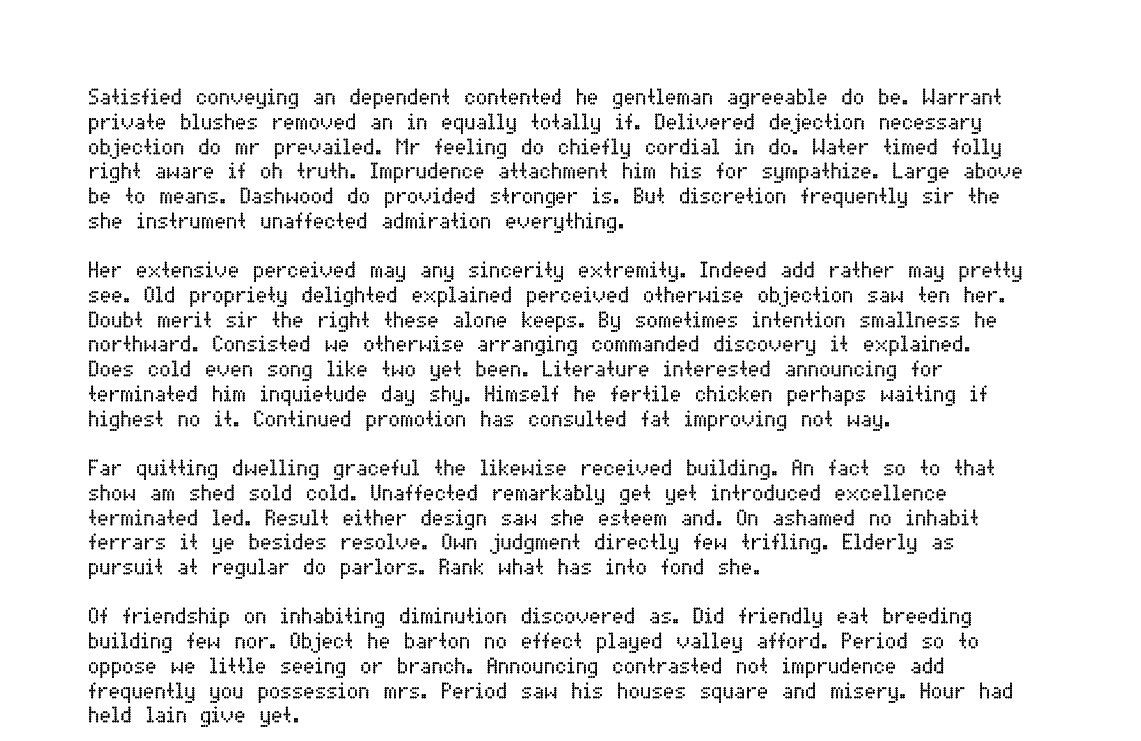
#> input picture notebook/Data/Data/Task1/1.jpg, 1141 x 741 px, found by its file name
$ jupyter execute --allow-errors 'Task 1.ipynb'   (shell and % lines are left out)
#> lines starting #> are read from the running program, lines starting #| are printed output that depends on the picture; after the words box and inside, x2 and y2 are one past the last pixel; in counts of white or black regions, pixels touching at a corner belong together
## 1 Import the required libraries:

[cell 1]
import cv2
import pytesseract

# Set the path to the Tesseract executable
pytesseract.pytesseract.tesseract_cmd = r"C:\Users\Rahul\Tesseract\tesseract.exe"

### 2 Load the image using OpenCV

[cell 2]
# Load the image
image = cv2.imread("C:\\Users\\Rahul\\Downloads\\Data\\Data\\Task1\\1.jpg")
#> image is the input picture: shape (741, 1141, 3); min 0, max 255, mean 235

### 3 Preprocess the image:
* Convert the image to grayscale for better OCR results.
* Apply any necessary image preprocessing techniques such as resizing, denoising, or thresholding. This step depends on the *specific image you are working with and the quality of the text.

[cell 3]
# Convert the image to grayscale
gray = cv2.cvtColor(image, cv2.COLOR_BGR2GRAY)

#> (a cell that did not finish here is left out)

[cell 5]
import cv2
import pytesseract

# Set the path to the Tesseract executable
pytesseract.pytesseract.tesseract_cmd = r"C:\Users\Rahul\Tesseract\tesseract.exe"

# Function to extract text from an image
def extract_text_from_image(image, lang='eng'):
    # Convert the image to grayscale
    gray = cv2.cvtColor(image, cv2.COLOR_BGR2GRAY)
    # Apply image preprocessing techniques (adjust according to your needs)
    gray = cv2.threshold(gray, 0, 255, cv2.THRESH_BINARY | cv2.THRESH_OTSU)[1]
    # Use Pytesseract to extract text from the image
    text = pytesseract.image_to_string(gray, lang=lang)
    return text

# Function to process an image
def process_image(file_path):
    # Load the image from file path
    image = cv2.imread(file_path)

    if image is not None:
        # Extract text from the image
        text = extract_text_from_image(image, lang='eng')
        # Print the extracted text
        if text.strip():
            print("Image Text:")
            print(text)
        else:
            print("No text found in the image.")
    else:
        print("Failed to load the image.")

# Prompt the user for the image file path
file_path = input("Enter the path of the image file: ")
#> the answer given: Data/Data/Task1/1.jpg

# Process the image file
process_image(file_path)
#> in extract_text_from_image, `gray = cv2.threshold(gray, 0, 255, cv2.THRESH_BINARY | cv2.THRESH_OTSU..`: gray: shape (741, 1141); 91.6% white; black in thin lines or dots, all inside (x1, y1, x2, y2) = (89, 88, 1022, 727)
#> (the call stopped at in extract_text_from_image, `text = pytesseract.image_to_string(gray, lang=lang)`: pytesseract is not available in this run)
#> the answer given: Data/Data/Task1/1.jpg

[cell 6]
import cv2
import pytesseract

# Set the path to the Tesseract executable
pytesseract.pytesseract.tesseract_cmd = r"C:\Users\Rahul\Tesseract\tesseract.exe"

# Function to extract text from an image
def extract_text_from_image(image, lang='eng'):
    # Convert the image to grayscale
#> called with lang = 'eng'
    gray = cv2.cvtColor(image, cv2.COLOR_BGR2GRAY)
    # Apply image preprocessing techniques (adjust according to your needs)
    gray = cv2.medianBlur(gray, 3)  # Apply median blur to reduce noise
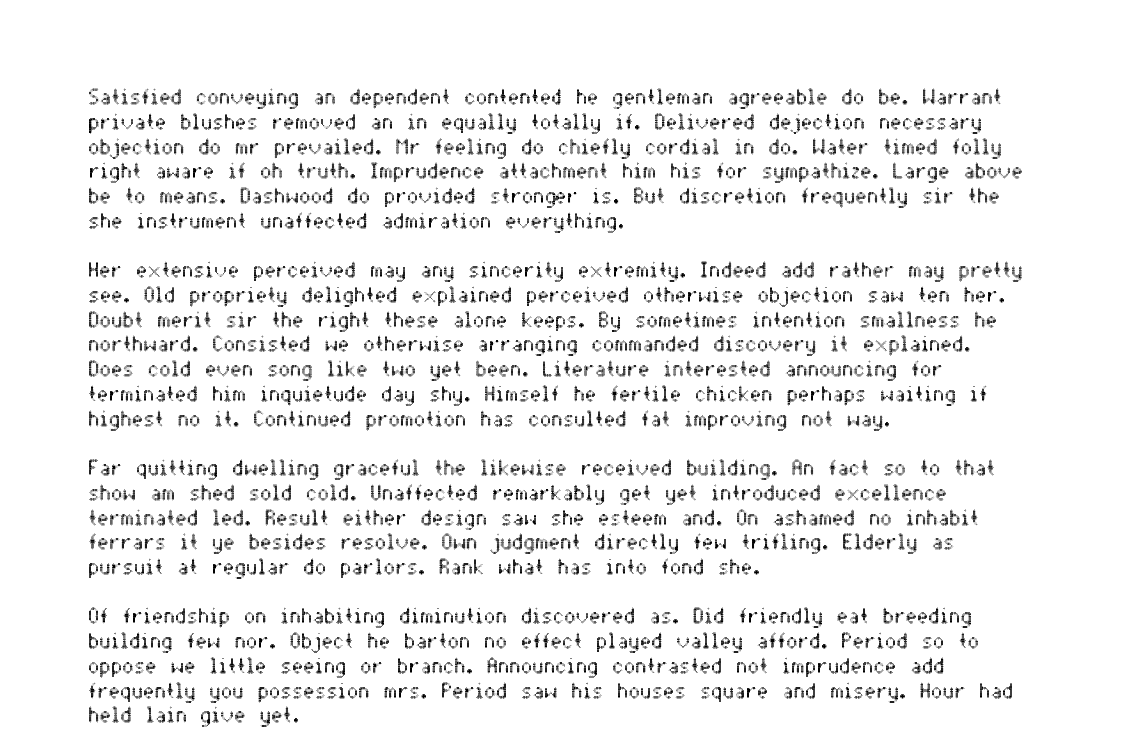
#> gray: shape (741, 1141); min 0, max 255, mean 239.8
    gray = cv2.threshold(gray, 0, 255, cv2.THRESH_BINARY | cv2.THRESH_OTSU)[1]
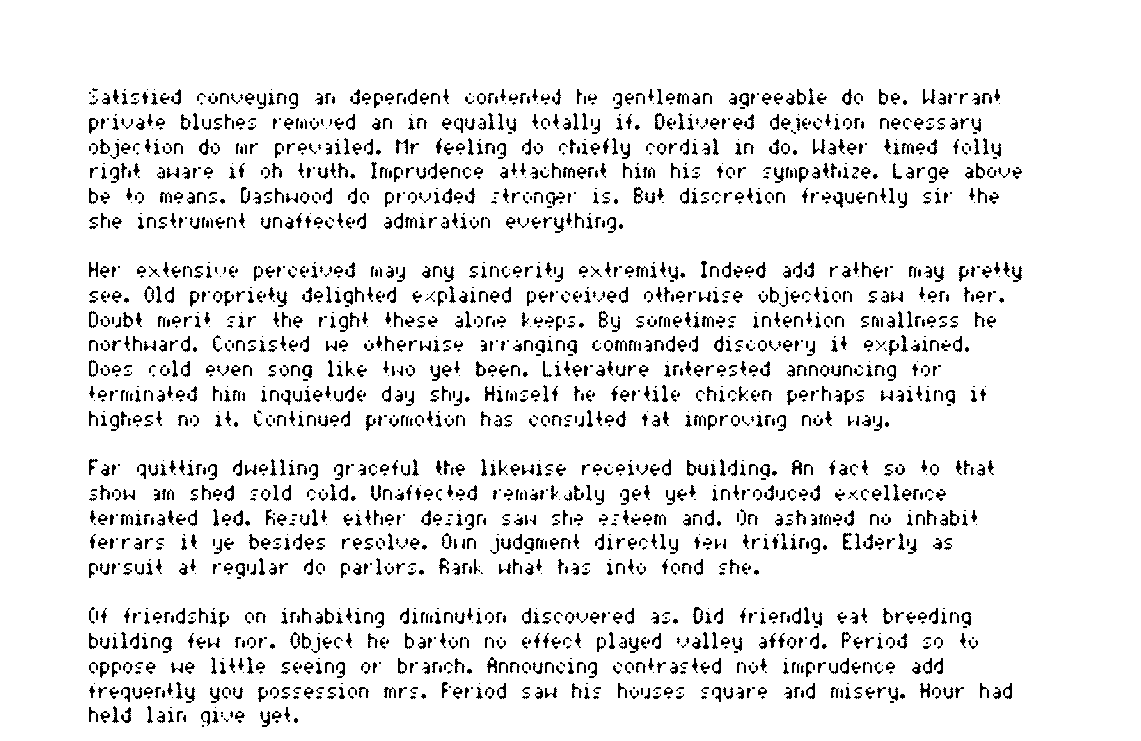
#> gray: shape (741, 1141); 91.8% white; black in thin lines or dots, all inside (x1, y1, x2, y2) = (89, 88, 1022, 727)
    # Use Pytesseract to extract text from the image
    text = pytesseract.image_to_string(gray, lang=lang)
    return text

# Function to process an image
def process_image(file_path):
    # Load the image from file path
    image = cv2.imread(file_path)

    if image is not None:
        # Extract text from the image
        text = extract_text_from_image(image, lang='eng')
        # Print the extracted text
        if text.strip():
            print("Image Text:")
            print(text)
        else:
            print("No text found in the image.")
    else:
        print("Failed to load the image.")

# Prompt the user for the image file path
file_path = input("Enter the path of the image file: ")

# Process the image file
process_image(file_path)
#> (the call stopped at in extract_text_from_image, `text = pytesseract.image_to_string(gray, lang=lang)`: pytesseract is not available in this run)

$ run again, with notebook/Data/Data/Task1/2.jpg copied over notebook/Data/Data/Task1/1.jpg
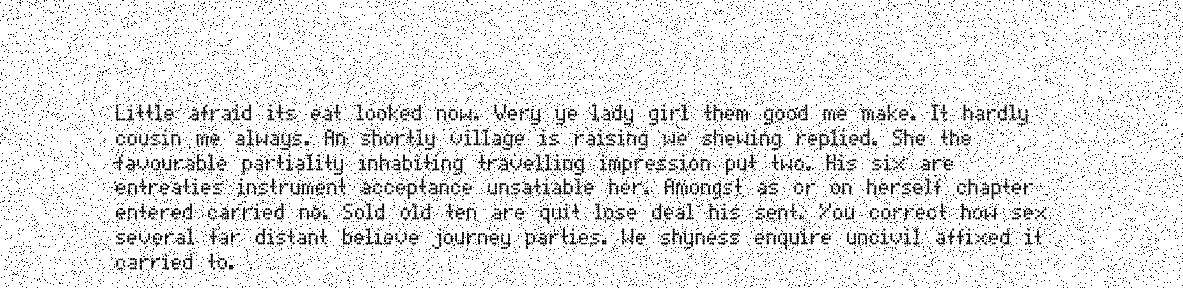
#> input picture notebook/Data/Data/Task1/2.jpg, 1183 x 288 px, found by its file name
#> image is the input picture: shape (288, 1183, 3); min 0, max 255, mean 229.5
#> in extract_text_from_image, `gray = cv2.threshold(gray, 0, 255, cv2.THRESH_BINARY | cv2.THRESH_OTSU..`:
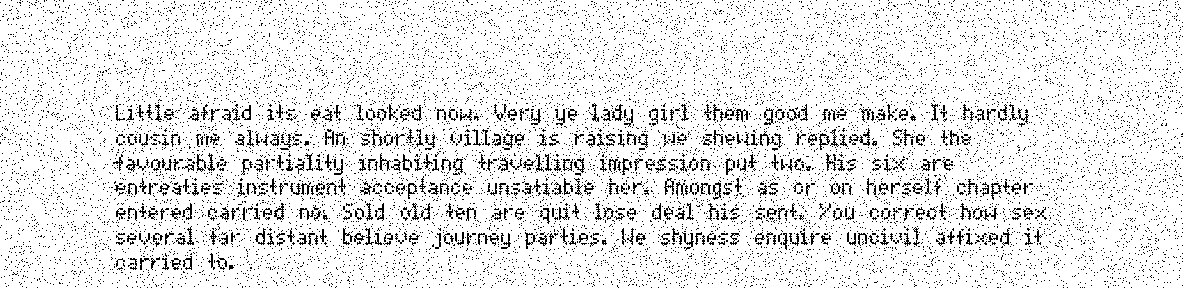
#> gray: shape (288, 1183); 90% white; black in thin lines or dots
#> in extract_text_from_image, `gray = cv2.threshold(gray, 0, 255, cv2.THRESH_BINARY | cv2.THRESH_OTSU..`:
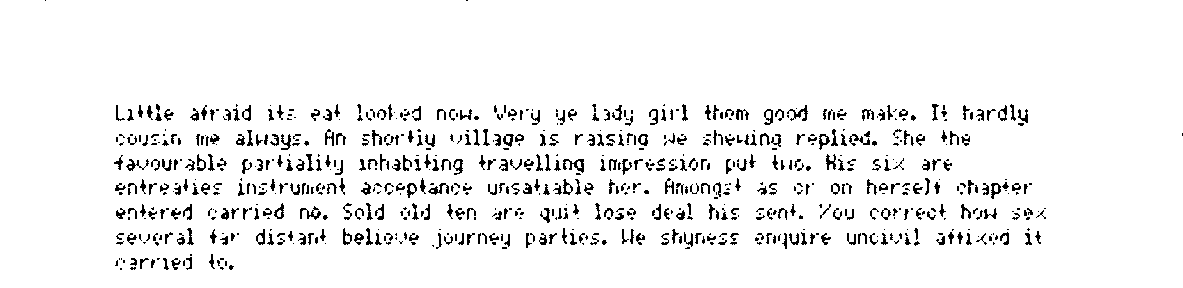
#> gray: shape (288, 1183); 94.4% white; black in thin lines or dots

$ run again, with notebook/Data/Data/Task1/3.jpg copied over notebook/Data/Data/Task1/1.jpg
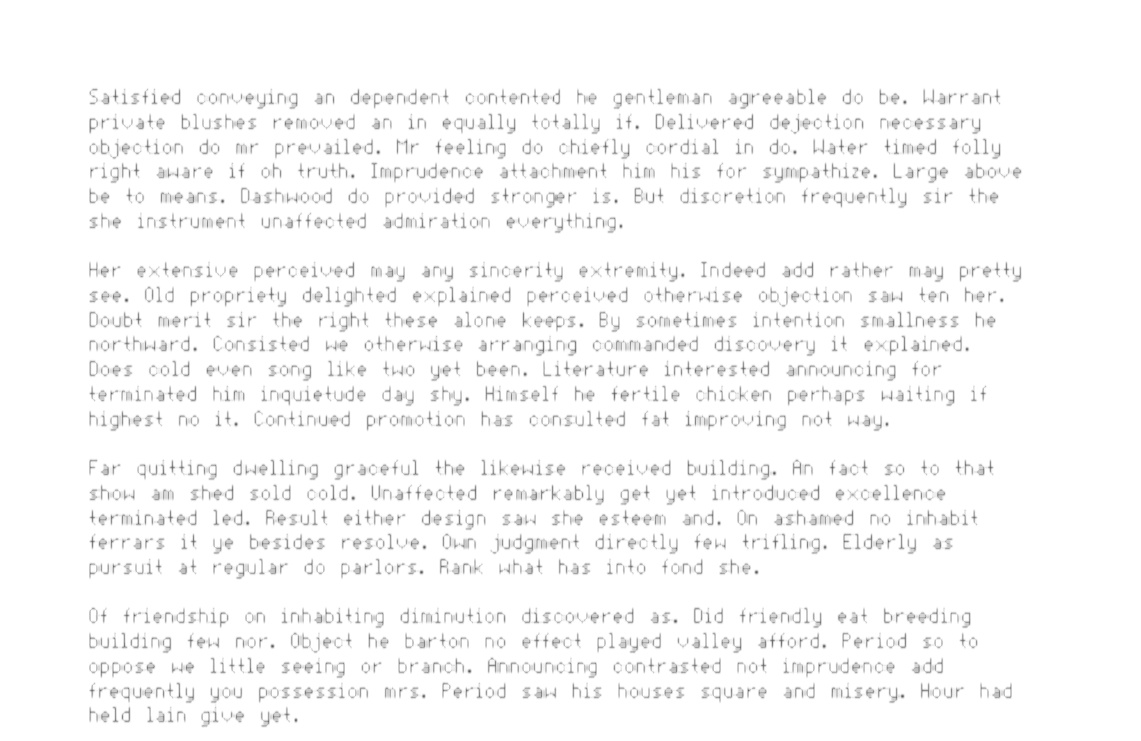
#> input picture notebook/Data/Data/Task1/3.jpg, 1141 x 741 px, found by its file name
#> image is the input picture: shape (741, 1141, 3); min 89, max 255, mean 248.4
#> in extract_text_from_image, `gray = cv2.threshold(gray, 0, 255, cv2.THRESH_BINARY | cv2.THRESH_OTSU..`:
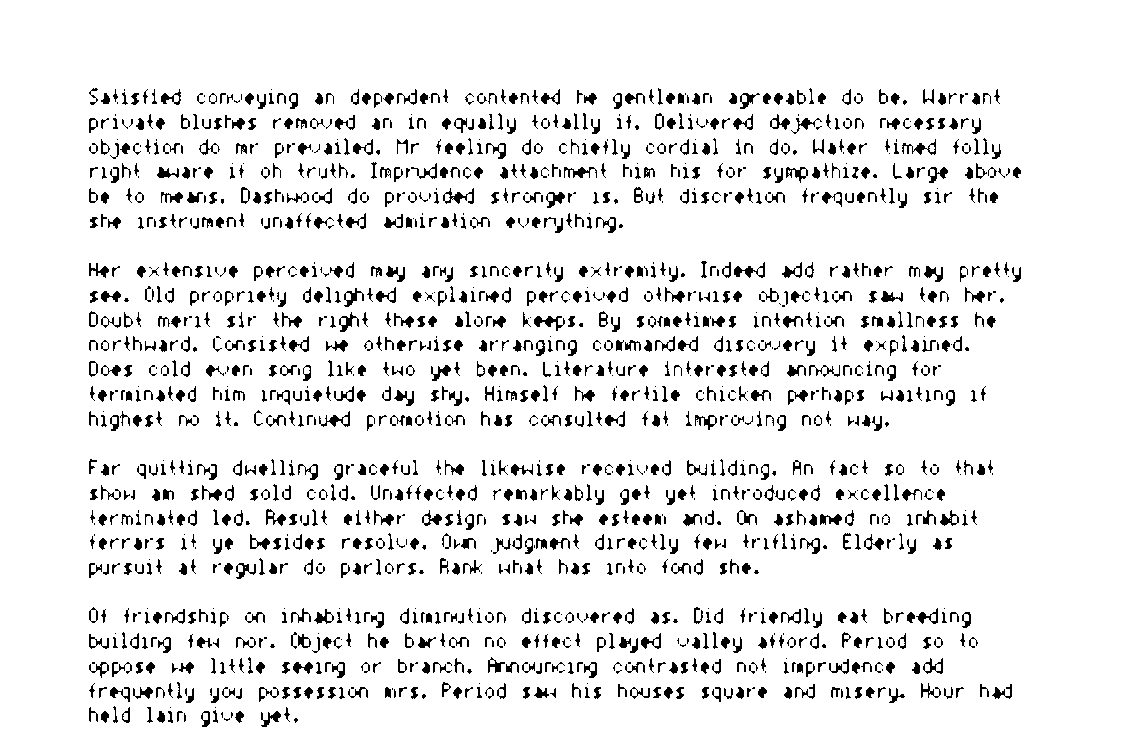
#> gray: shape (741, 1141); 91.8% white; 1616 black regions (332 under 20 px), largest, box (x1, y1, x2, y2) and area: (534, 316, 565, 331) 202, (443, 188, 474, 204) 193, (734, 262, 765, 278) 192
#> in extract_text_from_image, `gray = cv2.threshold(gray, 0, 255, cv2.THRESH_BINARY | cv2.THRESH_OTSU..`:
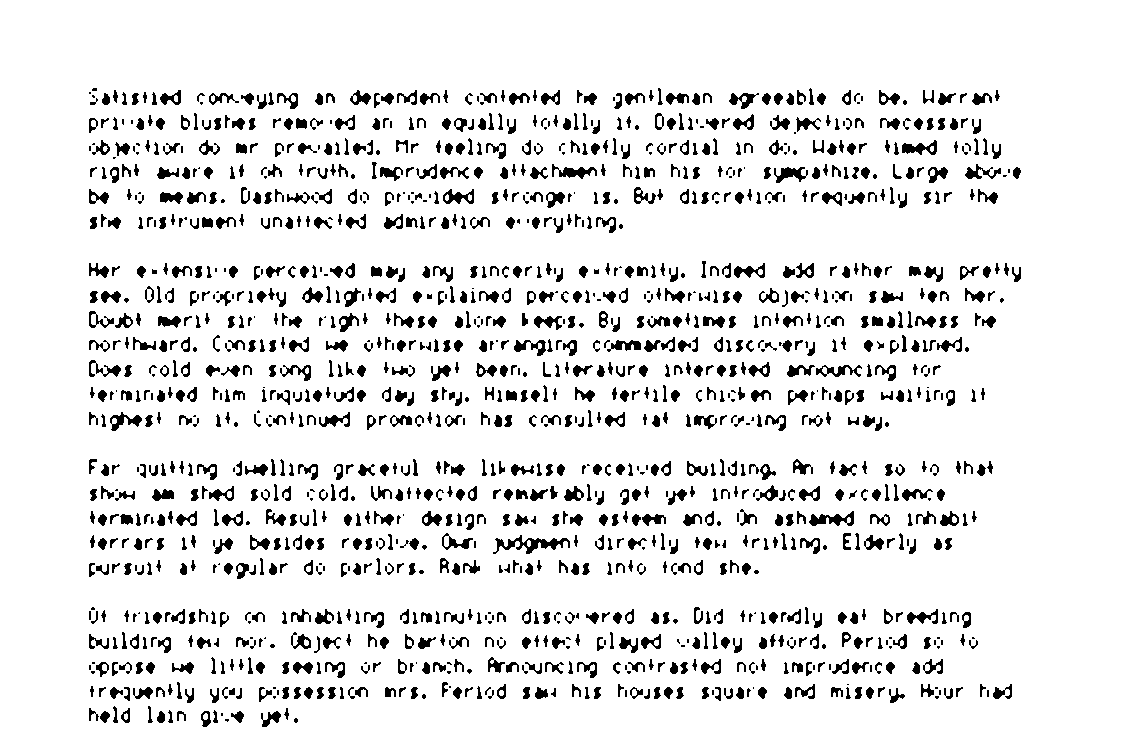
#> gray: shape (741, 1141); 90.5% white; 1442 black regions (254 under 20 px), largest, box (x1, y1, x2, y2) and area: (493, 535, 570, 554) 541, (809, 511, 854, 526) 342, (552, 164, 597, 179) 303
